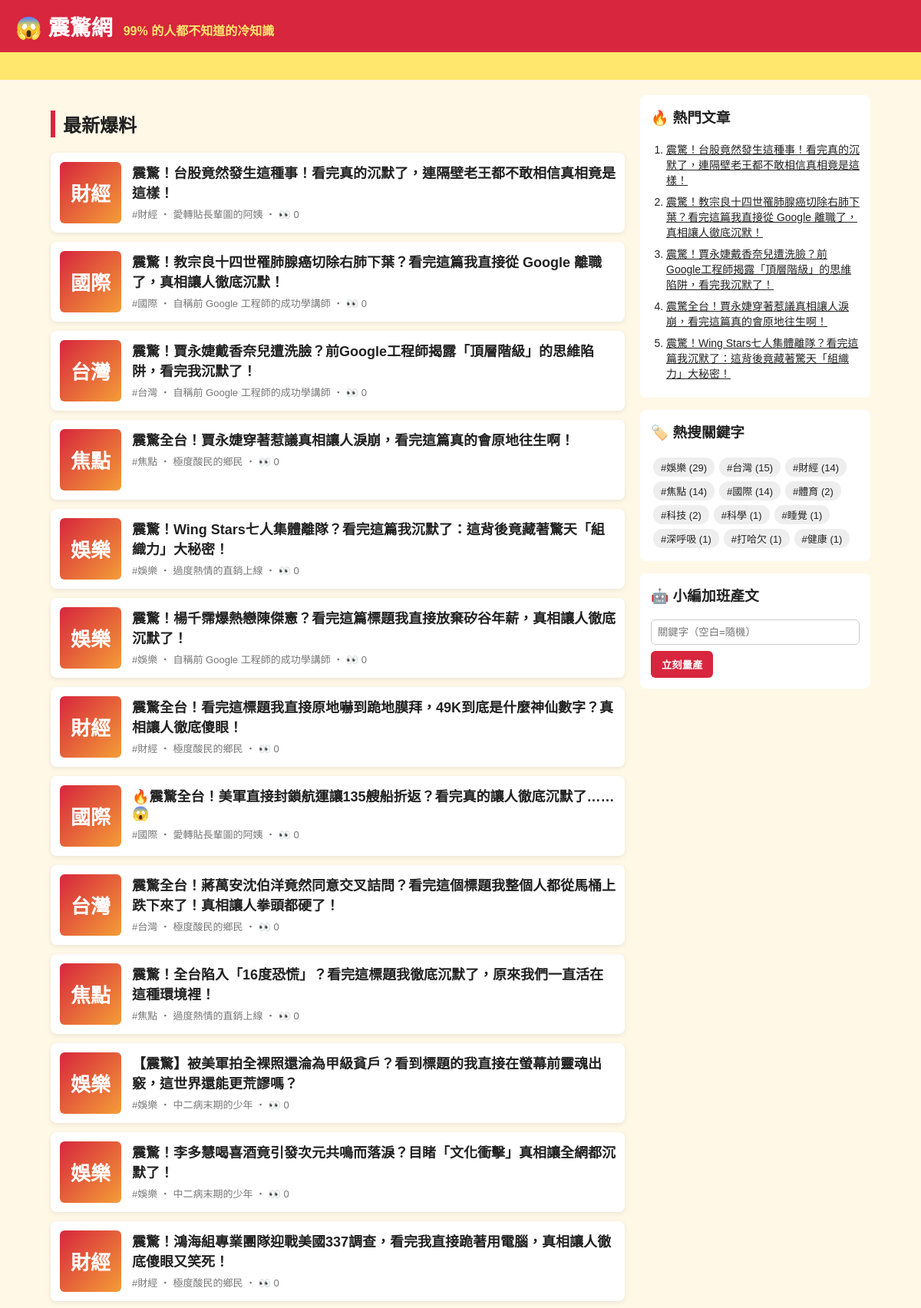
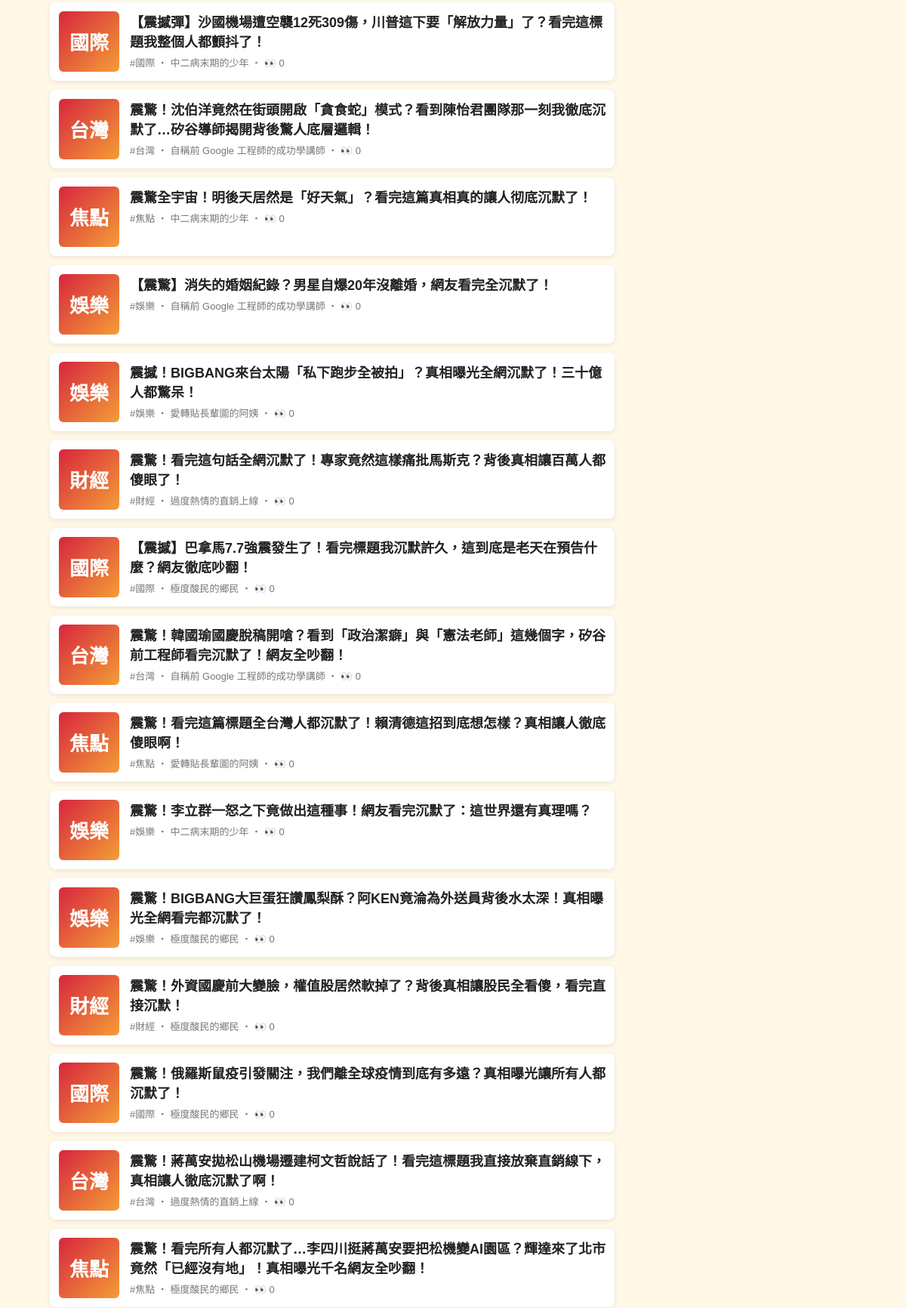
The page / (upper part) on the database its author committed (2 pictures, top to bottom).
### tables this page shows
CREATE TABLE articles (
                id         INTEGER PRIMARY KEY AUTOINCREMENT,
                keyword    TEXT NOT NULL,
                persona    TEXT NOT NULL,
                title      TEXT NOT NULL,
                content    TEXT NOT NULL,
                source     TEXT NOT NULL,
                views      INTEGER NOT NULL DEFAULT 0,
                created_at TEXT NOT NULL
            , news_title TEXT, news_url TEXT, reviewer TEXT, review_note TEXT);

### app.py (the view)
@app.route("/")
def index():
    return render_template("index.html", articles=db.list_articles(), heading="最新爆料")

### app.py (called while the page is built)
@app.context_processor
def sidebar():
    return {"hot": db.hot_articles(), "tags": db.keywords(), "static_site": app.config["STATIC_SITE"]}

### db.py (called while the page is built)
def connect():
    conn = sqlite3.connect(DB_PATH)
    conn.row_factory = sqlite3.Row
    return conn

def list_articles(limit=50, keyword=None):
    with connect() as conn:
        if keyword:
            return conn.execute(
                "SELECT * FROM articles WHERE keyword = ? ORDER BY id DESC LIMIT ?", (keyword, limit)
            ).fetchall()
        return conn.execute("SELECT * FROM articles ORDER BY id DESC LIMIT ?", (limit,)).fetchall()

def hot_articles(limit=5):
    with connect() as conn:
        return conn.execute("SELECT * FROM articles ORDER BY views DESC, id DESC LIMIT ?", (limit,)).fetchall()

def keywords():
    with connect() as conn:
        return conn.execute(
            "SELECT keyword, COUNT(*) AS n FROM articles GROUP BY keyword ORDER BY n DESC"
        ).fetchall()

### templates/index.html
{% extends "base.html" %}
{% block content %}
<h2 class="heading">{{ heading }}</h2>
{% for a in articles %}
  <a class="card" href="{{ url_for('article', article_id=a.id) }}">
    <div class="thumb">{{ a.keyword[:2] }}</div>
    <div>
      <h3>{{ a.title }}</h3>
      <p class="meta">#{{ a.keyword }} ‧ {{ a.persona }}{% if not static_site %} ‧ 👀 {{ a.views }}{% endif %}</p>
    </div>
  </a>
{% else %}
  <p class="empty">還沒有文章。執行 <code>python generator.py -n 5</code> 或用右邊按鈕開始量產。</p>
{% endfor %}
{% endblock %}

### templates/base.html (shortened to what this page needs)
<!doctype html>
<html lang="zh-Hant">
<head>
  <link rel="stylesheet" href="{{ url_for('static', filename='style.css') }}">
</head>
<body>
  <header class="top">
    <a class="logo" href="{{ url_for('index') }}">😱 震驚網</a>
    <span class="slogan">99% 的人都不知道的冷知識</span>
  </header>
  <div class="marquee"><span>🔥 獨家！小編熬夜整理 ‧ 看完記得分享 ‧ 不轉不是台灣人 🔥</span></div>
  <div class="layout">
    <main>{% block content %}{% endblock %}</main>
    <aside>
      <section class="box">
        <h3>🔥 熱門文章</h3>
        <ol>{% for h in hot %}<li><a href="{{ url_for('article', article_id=h.id) }}">{{ h.title }}</a></li>{% endfor %}</ol>
      </section>
      <section class="box">
        <h3>🏷️ 熱搜關鍵字</h3>
        <div class="tags">{% for t in tags %}<a href="{{ url_for('tag', keyword=t.keyword) }}">#{{ t.keyword }} ({{ t.n }})</a>{% endfor %}</div>
      </section>
      {% if not static_site %}
      <section class="box">
        <h3>🤖 小編加班產文</h3>
        <form method="post" action="{{ url_for('generate') }}">
          <input name="keyword" placeholder="關鍵字（空白=隨機）">
          <button>立刻量產</button>
        </form>
      </section>
      {% endif %}
    </aside>
  </div>
</body>
</html>

### static/style.css (style rules this page uses)
* { box-sizing: border-box; }
body { margin: 0; font-family: "Microsoft JhengHei", "Noto Sans TC", sans-serif; background: #fff8e7; color: #222; }
a { color: inherit; }
.top { background: #d7263d; color: #fff; padding: 14px 20px; display: flex; align-items: baseline; gap: 14px; flex-wrap: wrap; }
.logo { font-size: 28px; font-weight: 900; text-decoration: none; }
.slogan { color: #ffe66d; font-weight: bold; }
.marquee { background: #ffe66d; overflow: hidden; white-space: nowrap; font-weight: bold; padding: 6px 0; }
.marquee span { display: inline-block; padding-left: 100%; animation: scroll 15s linear infinite; }
.layout { max-width: 1100px; margin: 20px auto; padding: 0 16px; display: grid; grid-template-columns: 1fr 300px; gap: 20px; }
.heading { border-left: 6px solid #d7263d; padding-left: 10px; }
.card { display: flex; gap: 14px; background: #fff; border-radius: 8px; padding: 12px; margin-bottom: 12px; text-decoration: none; box-shadow: 0 2px 6px rgba(0,0,0,.08); }
.card h3 { margin: 0 0 6px; font-size: 18px; }
.thumb { flex: 0 0 80px; height: 80px; border-radius: 6px; background: linear-gradient(135deg, #d7263d, #f49d37); color: #fff; font-size: 26px; font-weight: 900; display: grid; place-items: center; }
.meta { color: #777; font-size: 13px; margin: 0; }
.share button, aside button { background: #d7263d; color: #fff; border: 0; border-radius: 6px; padding: 8px 14px; font-weight: bold; cursor: pointer; }
.box { background: #fff; border-radius: 8px; padding: 14px; margin-bottom: 16px; }
.box h3 { margin-top: 0; }
.box ol { padding-left: 20px; margin: 0; }
.box li { margin-bottom: 8px; font-size: 14px; }
.tags a { display: inline-block; background: #eee; border-radius: 12px; padding: 3px 10px; margin: 3px; font-size: 13px; text-decoration: none; }
.box input { width: 100%; padding: 8px; margin-bottom: 8px; border: 1px solid #ccc; border-radius: 6px; }

### rows shown on the page
articles: keyword "財經", title "震驚！台股竟然發生這種事！看完真的沉默了，連隔壁老王都不敢相信真相竟是這樣！", persona "愛轉貼長輩圖的阿姨", views "0"
articles: keyword "國際", title "震驚！教宗良十四世罹肺腺癌切除右肺下葉？看完這篇我直接從 Google 離職了，真相讓人徹底沉默！", persona "自稱前 Google 工程師的成功學講師", views "0"
articles: keyword "台灣", title "震驚！賈永婕戴香奈兒遭洗臉？前Google工程師揭露「頂層階級」的思維陷阱，看完我沉默了！", persona "自稱前 Google 工程師的成功學講師", views "0"
articles: keyword "焦點", title "震驚全台！賈永婕穿著惹議真相讓人淚崩，看完這篇真的會原地往生啊！", persona "極度酸民的鄉民", views "0"
articles: keyword "娛樂", title "震驚！Wing Stars七人集體離隊？看完這篇我沉默了：這背後竟藏著驚天「組織力」大秘密！", persona "過度熱情的直銷上線", views "0"
articles: keyword "娛樂", title "震驚！楊千霈爆熱戀陳傑憲？看完這篇標題我直接放棄矽谷年薪，真相讓人徹底沉默了！", persona "自稱前 Google 工程師的成功學講師", views "0"
articles: keyword "財經", title "震驚全台！看完這標題我直接原地嚇到跪地膜拜，49K到底是什麼神仙數字？真相讓人徹底傻眼！", persona "極度酸民的鄉民", views "0"
articles: keyword "國際", title "🔥震驚全台！美軍直接封鎖航運讓135艘船折返？看完真的讓人徹底沉默了……😱", persona "愛轉貼長輩圖的阿姨", views "0"
articles: keyword "台灣", title "震驚全台！蔣萬安沈伯洋竟然同意交叉詰問？看完這個標題我整個人都從馬桶上跌下來了！真相讓人拳頭都硬了！", persona "極度酸民的鄉民", views "0"
articles: keyword "焦點", title "震驚！全台陷入「16度恐慌」？看完這標題我徹底沉默了，原來我們一直活在這種環境裡！", persona "過度熱情的直銷上線", views "0"
articles: keyword "娛樂", title "【震驚】被美軍拍全裸照還淪為甲級貧戶？看到標題的我直接在螢幕前靈魂出竅，這世界還能更荒謬嗎？", persona "中二病末期的少年", views "0"
articles: keyword "娛樂", title "震驚！李多慧喝喜酒竟引發次元共鳴而落淚？目睹「文化衝擊」真相讓全網都沉默了！", persona "中二病末期的少年", views "0"
articles: keyword "財經", title "震驚！鴻海組專業團隊迎戰美國337調查，看完我直接跪著用電腦，真相讓人徹底傻眼又笑死！", persona "極度酸民的鄉民", views "0"
articles: keyword "國際", title "【震撼彈】沙國機場遭空襲12死309傷，川普這下要「解放力量」了？看完這標題我整個人都顫抖了！", persona "中二病末期的少年", views "0"
articles: keyword "台灣", title "震驚！沈伯洋竟然在街頭開啟「貪食蛇」模式？看到陳怡君團隊那一刻我徹底沉默了…矽谷導師揭開背後驚人底層邏輯！", persona "自稱前 Google 工程師的成功學講師", views "0"
articles: keyword "焦點", title "震驚全宇宙！明後天居然是「好天氣」？看完這篇真相真的讓人彻底沉默了！", persona "中二病末期的少年", views "0"
articles: keyword "娛樂", title "【震驚】消失的婚姻紀錄？男星自爆20年沒離婚，網友看完全沉默了！", persona "自稱前 Google 工程師的成功學講師", views "0"
articles: keyword "娛樂", title "震撼！BIGBANG來台太陽「私下跑步全被拍」？真相曝光全網沉默了！三十億人都驚呆！", persona "愛轉貼長輩圖的阿姨", views "0"
articles: keyword "財經", title "震驚！看完這句話全網沉默了！專家竟然這樣痛批馬斯克？背後真相讓百萬人都傻眼了！", persona "過度熱情的直銷上線", views "0"
articles: keyword "國際", title "【震撼】巴拿馬7.7強震發生了！看完標題我沉默許久，這到底是老天在預告什麼？網友徹底吵翻！", persona "極度酸民的鄉民", views "0"
articles: keyword "台灣", title "震驚！韓國瑜國慶脫稿開嗆？看到「政治潔癖」與「憲法老師」這幾個字，矽谷前工程師看完沉默了！網友全吵翻！", persona "自稱前 Google 工程師的成功學講師", views "0"
articles: keyword "焦點", title "震驚！看完這篇標題全台灣人都沉默了！賴清德這招到底想怎樣？真相讓人徹底傻眼啊！", persona "愛轉貼長輩圖的阿姨", views "0"
articles: keyword "娛樂", title "震驚！李立群一怒之下竟做出這種事！網友看完沉默了：這世界還有真理嗎？", persona "中二病末期的少年", views "0"
articles: keyword "娛樂", title "震驚！BIGBANG大巨蛋狂讚鳳梨酥？阿KEN竟淪為外送員背後水太深！真相曝光全網看完都沉默了！", persona "極度酸民的鄉民", views "0"
articles: keyword "財經", title "震驚！外資國慶前大變臉，權值股居然軟掉了？背後真相讓股民全看傻，看完直接沉默！", persona "極度酸民的鄉民", views "0"
articles: keyword "國際", title "震驚！俄羅斯鼠疫引發關注，我們離全球疫情到底有多遠？真相曝光讓所有人都沉默了！", persona "極度酸民的鄉民", views "0"
articles: keyword "台灣", title "震驚！蔣萬安拋松山機場遷建柯文哲說話了！看完這標題我直接放棄直銷線下，真相讓人徹底沉默了啊！", persona "過度熱情的直銷上線", views "0"
articles: keyword "焦點", title "震驚！看完所有人都沉默了…李四川挺蔣萬安要把松機變AI園區？輝達來了北市竟然「已經沒有地」！真相曝光千名網友全吵翻！", persona "極度酸民的鄉民", views "0"

### other values the page prints
{{ heading }} "最新爆料"
{{ t.keyword }} "娛樂" "台灣" "財經" "焦點" "國際" "體育" "科技" "科學" "睡覺" "深呼吸" "打哈欠" "健康"
{{ t.n }} "29" "15" "14" "14" "14" "2" "2" "1" "1" "1" "1" "1"
